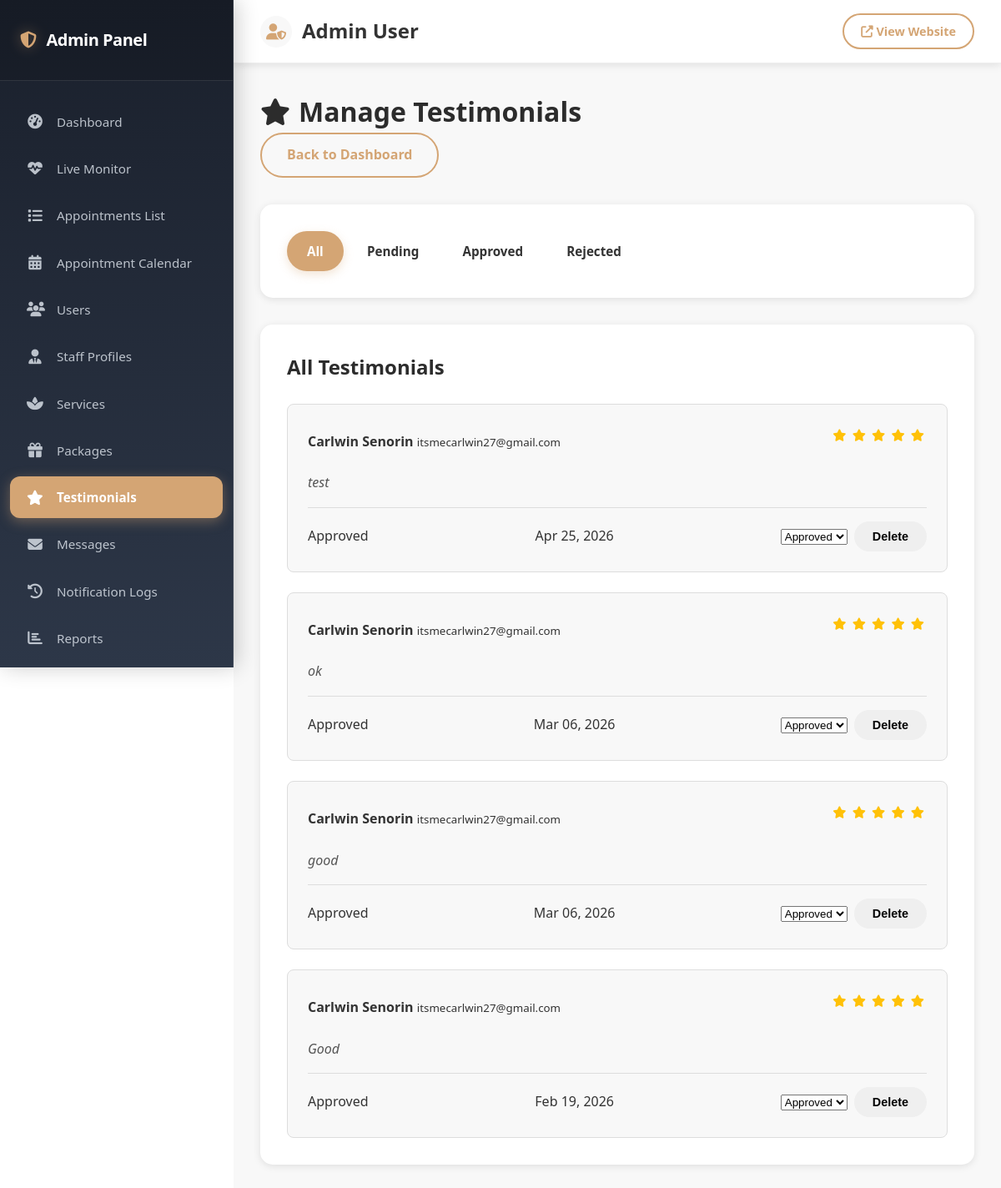
/admin/testimonials.php (signed in), run on the app's committed database.
### tables this page shows
CREATE TABLE `testimonials` (
  `id` int(11) NOT NULL,
  `user_id` int(11) NOT NULL,
  `appointment_id` int(11) DEFAULT NULL,
  `rating` int(11) NOT NULL CHECK (`rating` >= 1 and `rating` <= 5),
  `review_text` text DEFAULT NULL,
  `status` enum('pending','approved','rejected') DEFAULT 'pending',
  `created_at` timestamp NOT NULL DEFAULT current_timestamp(),
  `staff_id` int(11) DEFAULT NULL
);

CREATE TABLE `users` (
  `id` int(11) NOT NULL,
  `first_name` varchar(100) NOT NULL,
  `last_name` varchar(100) NOT NULL,
  `email` varchar(255) NOT NULL,
  `phone` varchar(20) NOT NULL,
  `password` varchar(255) NOT NULL,
  `role` enum('client','admin','staff') DEFAULT 'client',
  `status` enum('active','inactive') DEFAULT 'active',
  `reset_token` varchar(255) DEFAULT NULL,
  `reset_expires` datetime DEFAULT NULL,
  `created_at` timestamp NOT NULL DEFAULT current_timestamp(),
  `updated_at` timestamp NOT NULL DEFAULT current_timestamp() ON UPDATE current_timestamp(),
  `last_login` timestamp NULL DEFAULT NULL,
  `last_ip` varchar(45) DEFAULT NULL,
  `profile_picture` varchar(500) DEFAULT NULL,
  `tier` enum('standard','premium','vip') DEFAULT 'standard'
);

### config/functions.php (called while the page is built, shortened)
<?php
function formatDate($date) {
    return date('M d, Y', strtotime($date));
}

### admin/testimonials.php (the view, shortened to what this page needs)
<?php
require_once '../config/functions.php';
$conn = getDBConnection();
$filter = $_GET['filter'] ?? 'all';
$sql = "SELECT t.*, u.first_name, u.last_name, u.email, a.services as appointment_services
        FROM testimonials t
        JOIN users u ON t.user_id = u.id
        LEFT JOIN appointments a ON t.appointment_id = a.id";
$sql .= " ORDER BY t.created_at DESC";
$stmt = $filter !== 'all' ? $conn->prepare($sql) : $conn->prepare($sql);
if ($filter !== 'all') {
    $stmt->execute([$filter]);
} else {
    $stmt->execute();
}
$testimonials = $stmt->fetchAll();
?>
<?php include '../includes/admin-header.php'; ?>
            <div class="admin-content">
            <div class="admin-header">
                <h1><i class="fas fa-star"></i> Manage Testimonials</h1>
                <a href="index.php" class="btn btn-outline">Back to Dashboard</a>
            </div>
            <div class="admin-card">
                <div class="filter-buttons">
                    <a href="testimonials.php" class="filter-btn <?php echo $filter === 'all' ? 'active' : ''; ?>">All</a>
                    <a href="testimonials.php?filter=pending" class="filter-btn <?php echo $filter === 'pending' ? 'active' : ''; ?>">Pending</a>
                    <a href="testimonials.php?filter=approved" class="filter-btn <?php echo $filter === 'approved' ? 'active' : ''; ?>">Approved</a>
                    <a href="testimonials.php?filter=rejected" class="filter-btn <?php echo $filter === 'rejected' ? 'active' : ''; ?>">Rejected</a>
                </div>
            </div>
            <div class="admin-card">
                <h2>All Testimonials</h2>
                <div class="testimonials-admin-list">
                    <?php foreach ($testimonials as $testimonial): ?>
                        <div class="testimonial-admin-item">
                            <div class="testimonial-header">
                                <div>
                                    <strong><?php echo htmlspecialchars($testimonial['first_name'] . ' ' . $testimonial['last_name']); ?></strong>
                                    <small><?php echo htmlspecialchars($testimonial['email']); ?></small>
                                </div>
                                <div class="testimonial-rating">
                                    <?php for ($i = 1; $i <= 5; $i++): ?>
                                        <i class="fas fa-star <?php echo $i <= $testimonial['rating'] ? 'active' : ''; ?>"></i>
                                    <?php endfor; ?>
                                </div>
                            </div>
                            <p class="testimonial-text"><?php echo htmlspecialchars($testimonial['review_text']); ?></p>
                            <div class="testimonial-footer">
                                <span class="status-badge status-<?php echo $testimonial['status']; ?>">
                                    <?php echo ucfirst($testimonial['status']); ?>
                                </span>
                                <span class="testimonial-date"><?php echo formatDate($testimonial['created_at']); ?></span>
                                <div class="testimonial-actions">
                                    <form method="POST" style="display: inline;">
                                        <select name="status" onchange="this.form.submit()" class="status-select">
                                            <option value="approved" <?php echo $testimonial['status'] === 'approved' ? 'selected' : ''; ?>>Approved</option>
                                        </select>
                                    </form>
                                    <form method="POST" style="display: inline;" onsubmit="return confirm('Are you sure?')">
                                        <button type="submit" class="btn btn-sm btn-danger">Delete</button>
                                    </form>
                                </div>
                            </div>
                        </div>
                    <?php endforeach; ?>
                </div>
            </div>
        </div>
    </div>
<?php include '../includes/admin-footer.php'; ?>

### assets/css/style.css (style rules this page uses)
* { margin: 0; padding: 0; box-sizing: border-box; }
:root { --primary-color: #d4a574; --secondary-color: #8b6f47; --accent-color: #f5e6d3; --dark-color: #2c2c2c; --light-color: #f8f8f8; --text-color: #333; --success-color: #28a745; --danger-color: #dc3545; --warning-color: #ffc107; --info-color: #17a2b8; --white: #ffffff; --shadow: 0 2px 10px rgba(0, 0, 0, 0.1); --shadow-lg: 0 5px 20px rgba(0, 0, 0, 0.15); }
body { font-family: 'Segoe UI', Tahoma, Geneva, Verdana, sans-serif; line-height: 1.6; color: var(--text-color); background-color: var(--white); }
.btn { display: inline-block; padding: 12px 30px; border-radius: 50px; text-decoration: none; font-weight: 600; transition: all 0.3s; border: 2px solid transparent; cursor: pointer; font-size: 1rem; }
.btn-outline { background: transparent; color: var(--primary-color); border-color: var(--primary-color); }
.btn-sm { padding: 8px 20px; font-size: 0.9rem; }
.testimonial-rating { margin-bottom: 1rem; }
.testimonial-rating .fa-star { color: #ddd; margin-right: 3px; }
.testimonial-rating .fa-star.active { color: var(--warning-color); }
.testimonial-text { font-style: italic; margin-bottom: 1.5rem; color: #555; line-height: 1.8; }
.filter-btn { padding: 12px 24px; border: none; background: transparent; color: var(--text-color); text-decoration: none; border-radius: 30px; transition: all 0.4s cubic-bezier(0.175, 0.885, 0.32, 1.275); font-weight: 600; font-size: 0.95rem; display: inline-flex; align-items: center; gap: 8px; }
.filter-btn.active { background: var(--primary-color); color: var(--white); box-shadow: 0 4px 12px rgba(212, 165, 116, 0.3); }

### assets/css/admin.css (style rules this page uses)
.admin-body { margin: 0; padding: 0; }
.admin-content { max-width: 1400px; margin: 0 auto; }
.admin-header { margin-bottom: 2rem; }
.admin-header h1 { color: var(--dark-color); display: flex; align-items: center; gap: 10px; }
.admin-card { background: var(--white); padding: 2rem; border-radius: 15px; box-shadow: var(--shadow); margin-bottom: 2rem; }
.admin-card h2 { color: var(--dark-color); margin-bottom: 1.5rem; display: flex; align-items: center; gap: 10px; }

### admin/testimonials.php (style rules this page uses)
.testimonials-admin-list { display: flex; flex-direction: column; gap: 1.5rem; }
.testimonial-admin-item { padding: 1.5rem; border: 1px solid #ddd; border-radius: 8px; background: var(--light-color); }
.testimonial-header { display: flex; justify-content: space-between; align-items: center; margin-bottom: 1rem; }
.testimonial-rating .fa-star { color: #ddd; font-size: 0.9rem; }
.testimonial-rating .fa-star.active { color: var(--warning-color); }
.testimonial-text { margin-bottom: 1rem; color: #555; line-height: 1.6; }
.testimonial-footer { display: flex; justify-content: space-between; align-items: center; padding-top: 1rem; border-top: 1px solid #ddd; }
.testimonial-actions { display: flex; gap: 0.5rem; align-items: center; }

### data on the page
testimonials: user.last_name "Carlwin Senorin", user.email "itsmecarlwin27@gmail.com", rating 5 (drawn), review_text "test", status "Approved", created_at "Apr 25, 2026"
testimonials: user.last_name "Carlwin Senorin", user.email "itsmecarlwin27@gmail.com", rating 5 (drawn), review_text "ok", status "Approved", created_at "Mar 06, 2026"
testimonials: user.last_name "Carlwin Senorin", user.email "itsmecarlwin27@gmail.com", rating 5 (drawn), review_text "good", status "Approved", created_at "Mar 06, 2026"
testimonials: user.last_name "Carlwin Senorin", user.email "itsmecarlwin27@gmail.com", rating 5 (drawn), review_text "Good", status "Approved", created_at "Feb 19, 2026"

### other printed values
$_SESSION['admin_name'] "Admin User"
